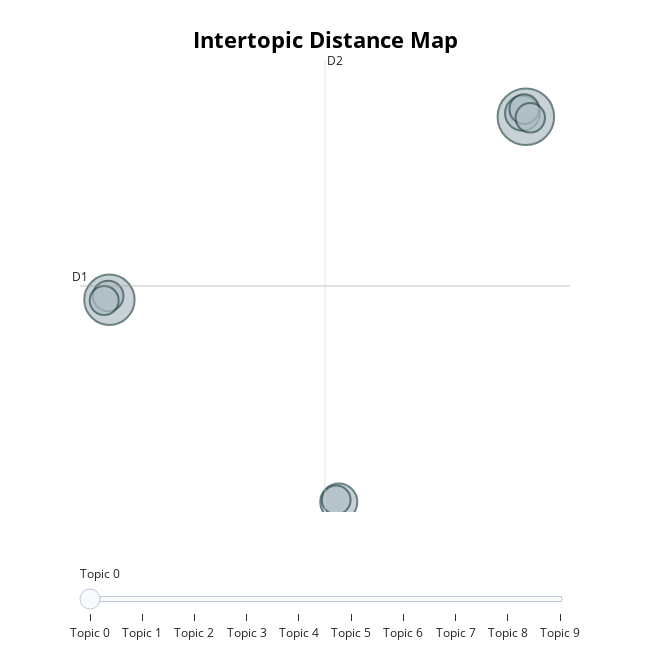

Notebook source saved alongside this figure:
### Markdown cell above
## Visualize Topic Distribution

### Code cell
topic_model.visualize_topics(top_n_topics=10)

### Figure 1 — Plotly figure (JSON) as saved in the notebook; plotly's stock layout.template omitted (floating-point values rounded to 4 significant figures)
{"data": [{"customdata": [[0, "student | school | education | teacher | class", 2867], [1, "police | suicide | body | murder | found", 2269], [2, "bjp | party | candidate | congress | leader", 1233], [3, "railway | train | passenger | station | metro", 1092], [4, " |  |  |  | ", 905], [5, "driver | accident | car | bus | truck", 841], [6, "water | supply | dam | drinking | pipeline", 786], [7, "music | song | singer | dance | classical", 773], [8, "girl | police | accused | raped | woman", 752], [9, "court | justice | bench | judge | high", 740]], "hovertemplate": "<b>Topic %{customdata[0]}</b><br>Words: %{customdata[1]}<br>Size: %{customdata[2]}", "legendgroup": "", "marker": {"color": "#B0BEC5", "line": {"color": "DarkSlateGrey", "width": 2}, "size": [2867, 2269, 1233, 1092, 905, 841, 786, 773, 752, 740], "sizemode": "area", "sizeref": 1.792, "symbol": "circle"}, "mode": "markers", "name": "", "orientation": "v", "showlegend": false, "type": "scatter", "x": [26.9, -16.11, 7.573, 26.55, null, -16.25, 26.73, 27.35, -16.65, 7.308], "xaxis": "x", "y": [38.39, 16.42, -7.863, 38.8, null, 16.88, 39.3, 38.26, 16.34, -7.598], "yaxis": "y"}], "layout": {"annotations": [{"showarrow": false, "text": "D1", "x": -19.15, "y": 18.07, "yshift": 10}, {"showarrow": false, "text": "D2", "x": 6.151, "xshift": 10, "y": 45.19}], "height": 650, "hoverlabel": {"bgcolor": "white", "font": {"family": "Rockwell", "size": 16}}, "legend": {"itemsizing": "constant", "tracegroupgap": 0}, "margin": {"t": 60}, "shapes": [{"line": {"color": "#CFD8DC", "width": 2}, "type": "line", "x0": 6.151, "x1": 6.151, "y0": -9.042, "y1": 45.19}, {"line": {"color": "#9E9E9E", "width": 2}, "type": "line", "x0": -19.15, "x1": 31.45, "y0": 18.07, "y1": 18.07}], "sliders": [{"active": 0, "pad": {"t": 50}, "steps": [{"args": [{"marker.color": [["red", "#B0BEC5", "#B0BEC5", "#B0BEC5", "#B0BEC5", "#B0BEC5", "#B0BEC5", "#B0BEC5", "#B0BEC5", "#B0BEC5"]]}], "label": "Topic 0", "method": "update"}, {"args": [{"marker.color": [["#B0BEC5", "red", "#B0BEC5", "#B0BEC5", "#B0BEC5", "#B0BEC5", "#B0BEC5", "#B0BEC5", "#B0BEC5", "#B0BEC5"]]}], "label": "Topic 1", "method": "update"}, {"args": [{"marker.color": [["#B0BEC5", "#B0BEC5", "red", "#B0BEC5", "#B0BEC5", "#B0BEC5", "#B0BEC5", "#B0BEC5", "#B0BEC5", "#B0BEC5"]]}], "label": "Topic 2", "method": "update"}, {"args": [{"marker.color": [["#B0BEC5", "#B0BEC5", "#B0BEC5", "red", "#B0BEC5", "#B0BEC5", "#B0BEC5", "#B0BEC5", "#B0BEC5", "#B0BEC5"]]}], "label": "Topic 3", "method": "update"}, {"args": [{"marker.color": [["#B0BEC5", "#B0BEC5", "#B0BEC5", "#B0BEC5", "red", "#B0BEC5", "#B0BEC5", "#B0BEC5", "#B0BEC5", "#B0BEC5"]]}], "label": "Topic 4", "method": "update"}, {"args": [{"marker.color": [["#B0BEC5", "#B0BEC5", "#B0BEC5", "#B0BEC5", "#B0BEC5", "red", "#B0BEC5", "#B0BEC5", "#B0BEC5", "#B0BEC5"]]}], "label": "Topic 5", "method": "update"}, {"args": [{"marker.color": [["#B0BEC5", "#B0BEC5", "#B0BEC5", "#B0BEC5", "#B0BEC5", "#B0BEC5", "red", "#B0BEC5", "#B0BEC5", "#B0BEC5"]]}], "label": "Topic 6", "method": "update"}, {"args": [{"marker.color": [["#B0BEC5", "#B0BEC5", "#B0BEC5", "#B0BEC5", "#B0BEC5", "#B0BEC5", "#B0BEC5", "red", "#B0BEC5", "#B0BEC5"]]}], "label": "Topic 7", "method": "update"}, {"args": [{"marker.color": [["#B0BEC5", "#B0BEC5", "#B0BEC5", "#B0BEC5", "#B0BEC5", "#B0BEC5", "#B0BEC5", "#B0BEC5", "red", "#B0BEC5"]]}], "label": "Topic 8", "method": "update"}, {"args": [{"marker.color": [["#B0BEC5", "#B0BEC5", "#B0BEC5", "#B0BEC5", "#B0BEC5", "#B0BEC5", "#B0BEC5", "#B0BEC5", "#B0BEC5", "red"]]}], "label": "Topic 9", "method": "update"}]}], "title": {"font": {"color": "Black", "size": 22}, "text": "<b>Intertopic Distance Map", "x": 0.5, "xanchor": "center", "y": 0.95, "yanchor": "top"}, "width": 650, "xaxis": {"anchor": "y", "domain": [0, 1], "range": [-19.15, 31.45], "title": {"text": ""}, "visible": false}, "yaxis": {"anchor": "x", "domain": [0, 1], "range": [-9.042, 45.19], "title": {"text": ""}, "visible": false}}}
